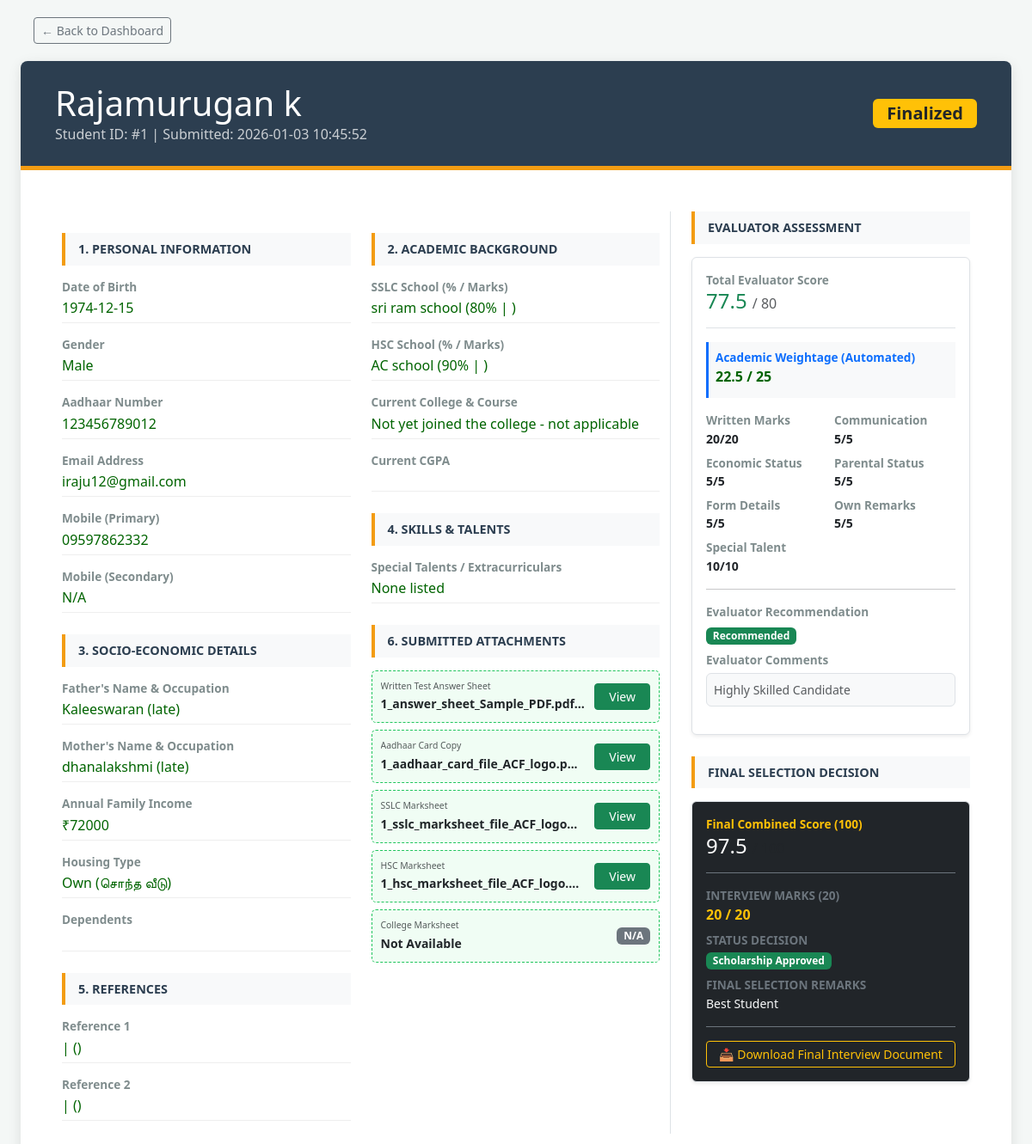
The page /view_application/1 (signed in) on the database its author committed.
### tables this page shows
CREATE TABLE applications (
        id INTEGER PRIMARY KEY AUTOINCREMENT,
        student_id INTEGER UNIQUE,
        full_name TEXT, dob TEXT, gender TEXT, 
        mobile_primary TEXT, mobile_secondary TEXT, email TEXT,
        address TEXT, district TEXT, pincode TEXT, aadhaar_number TEXT,
        aadhaar_card_file TEXT, sslc_marksheet_file TEXT, 
        hsc_marksheet_file TEXT, semester_marksheet_file TEXT,
        sslc_school TEXT, sslc_marks TEXT, sslc_percent TEXT,
        hsc_school TEXT, hsc_marks TEXT, hsc_percent TEXT,
        current_college TEXT, current_course TEXT, cgpa TEXT, semester_marks TEXT,
        father_name TEXT, father_occupation TEXT, mother_name TEXT, mother_occupation TEXT,
        dependents TEXT, annual_income TEXT, other_scholarship TEXT, 
        scholarship_details TEXT, housing_type TEXT, talents TEXT,
        ref1_name TEXT, ref1_contact TEXT, ref1_relation TEXT,
        ref2_name TEXT, ref2_contact TEXT, ref2_relation TEXT,
        written_test_pdf TEXT,
        status TEXT DEFAULT 'Submitted',
        coordinator_remarks TEXT, evaluator_score INTEGER, evaluator_remarks TEXT,
        submission_date TIMESTAMP DEFAULT CURRENT_TIMESTAMP, assigned_to INTEGER, details_marks INTEGER, comm_marks INTEGER, econ_marks INTEGER, parent_marks INTEGER, own_remarks_marks INTEGER, acad_marks INTEGER, written_marks INTEGER, talent_marks INTEGER, evaluator_recommendation TEXT, evaluator_comments TEXT, interview_marks INTEGER, final_decision TEXT, final_comments TEXT, interview_doc TEXT,
        FOREIGN KEY(student_id) REFERENCES users(id));

### app.py (the view)
@app.route('/view_application/<int:app_id>')
@login_required
def view_application(app_id):
    conn = get_db()
    app_data = conn.execute("SELECT * FROM applications WHERE id = ?", (app_id,)).fetchone()
    conn.close()
    if not app_data:
        flash("Application not found.")
        return redirect(url_for('dashboard_router'))
    if session.get('role') == 'evaluator' and app_data['assigned_to'] != session.get('user_id'):
        flash("Unauthorized access.")
        return redirect(url_for('dash_evaluator'))
    return render_template('view_full.html', app=app_data)

### app.py (called while the page is built)
def get_db():
    conn = sqlite3.connect(DB_NAME)
    conn.row_factory = sqlite3.Row
    return conn

def login_required(f):
    @wraps(f)
    def decorated_function(*args, **kwargs):
        if 'user_id' not in session:
            return redirect(url_for('login'))
        return f(*args, **kwargs)
    return decorated_function

### templates/view_full.html (shortened to what this page needs)
<!DOCTYPE html>
<html lang="en">
<head>
    <link href="https://cdn.jsdelivr.net/npm/bootstrap@5.3.0/dist/css/bootstrap.min.css" rel="stylesheet">
</head>
<body>
    <div class="container-fluid px-4">
        <a href="{{ url_for('dashboard_router') }}" class="btn btn-outline-secondary btn-sm btn-back">← Back to Dashboard</a>
        <div class="paper-container">
            <div class="header-section">
                <div class="row align-items-center">
                    <div class="col-md-8">
                        <h1 class="mb-0">{{ app['full_name'] }}</h1>
                        <p class="mb-0 opacity-75">Student ID: #{{ app['student_id'] }} | Submitted: {{ app['submission_date'] }}</p>
                    </div>
                    <div class="col-md-4 text-md-end">
                        <span class="badge bg-warning text-dark fs-5 px-3">{{ app['status'] }}</span>
                    </div>
                </div>
            </div>
            <div class="p-4 p-md-5">
                <div class="row">
                    <div class="col-lg-8 border-end">
                        <div class="row">
                            <div class="col-md-6">
                                <div class="section-title">1. Personal Information</div>
                                <p class="data-label">Date of Birth</p><p class="data-value">{{ app['dob'] }}</p>
                                <p class="data-label">Gender</p><p class="data-value">{{ app['gender'] }}</p>
                                <p class="data-label">Aadhaar Number</p><p class="data-value">{{ app['aadhaar_number'] }}</p>
                                <p class="data-label">Email Address</p><p class="data-value">{{ app['email'] }}</p>
                                <p class="data-label">Mobile (Primary)</p><p class="data-value">{{ app['mobile_primary'] }}</p>
                                <p class="data-label">Mobile (Secondary)</p><p class="data-value">{{ app['mobile_secondary'] or 'N/A' }}</p>
                                <div class="section-title">3. Socio-Economic Details</div>
                                <p class="data-label">Father's Name & Occupation</p><p class="data-value">{{ app['father_name'] }} ({{ app['father_occupation'] }})</p>
                                <p class="data-label">Mother's Name & Occupation</p><p class="data-value">{{ app['mother_name'] }} ({{ app['mother_occupation'] }})</p>
                                <p class="data-label">Annual Family Income</p><p class="data-value">₹{{ app['annual_income'] }}</p>
                                <p class="data-label">Housing Type</p><p class="data-value">{{ app['housing_type'] }}</p>
                                <p class="data-label">Dependents</p><p class="data-value">{{ app['dependents'] }}</p>
                                <div class="section-title">5. References</div>
                                <p class="data-label">Reference 1</p>
                                <p class="data-value">{{ app['ref1_name'] }} | {{ app['ref1_contact'] }} ({{ app['ref1_relation'] }})</p>
                                <p class="data-label">Reference 2</p>
                                <p class="data-value">{{ app['ref2_name'] }} | {{ app['ref2_contact'] }} ({{ app['ref2_relation'] }})</p>
                            </div>
                            <div class="col-md-6">
                                <div class="section-title">2. Academic Background</div>
                                <p class="data-label">SSLC School (% / Marks)</p>
                                <p class="data-value">{{ app['sslc_school'] }} ({{ app['sslc_percent'] }}% | {{ app['sslc_marks'] }})</p>
                                <p class="data-label">HSC School (% / Marks)</p>
                                <p class="data-value">{{ app['hsc_school'] }} ({{ app['hsc_percent'] }}% | {{ app['hsc_marks'] }})</p>
                                <p class="data-label">Current College & Course</p>
                                <p class="data-value">{{ app['current_college'] }} - {{ app['current_course'] }}</p>
                                <p class="data-label">Current CGPA</p>
                                <p class="data-value">{{ app['cgpa'] }}</p>
                                <div class="section-title">4. Skills & Talents</div>
                                <p class="data-label">Special Talents / Extracurriculars</p>
                                <p class="data-value">{{ app['talents'] or 'None listed' }}</p>
                                <div class="section-title">6. Submitted Attachments</div>
                                {% set docs = [
                                    ('written_test_pdf', 'Written Test Answer Sheet'),
                                    ('aadhaar_card_file', 'Aadhaar Card Copy'),
                                    ('sslc_marksheet_file', 'SSLC Marksheet'),
                                    ('hsc_marksheet_file', 'HSC Marksheet'),
                                    ('semester_marksheet_file', 'College Marksheet')
                                ] %}
                                <div class="row">
                                    {% for key, label in docs %}
                                    <div class="col-12">
                                        <div class="attachment-card d-flex justify-content-between align-items-center mb-2">
                                            <div class="overflow-hidden">
                                                <small class="text-muted d-block" style="font-size: 0.65rem;">{{ label }}</small>
                                                <span class="fw-bold small">{% if app[key] %}{{ app[key][:30] }}...{% else %}Not Available{% endif %}</span>
                                            </div>
                                            {% if app[key] %}
                                            <a href="{{ url_for('download', filename=app[key]) }}" target="_blank" class="btn btn-sm btn-success py-1 px-3">View</a>
                                            {% else %}
                                            <span class="badge bg-secondary">N/A</span>
                                            {% endif %}
                                        </div>
                                    </div>
                                    {% endfor %}
                                </div>
                            </div>
                        </div>
                    </div>
                    <div class="col-lg-4 ps-lg-4">
                        <div class="section-title mt-lg-0">Evaluator Assessment</div>
                        <div class="p-3 border rounded bg-white shadow-sm mb-4">
                            <div class="mb-3 border-bottom pb-2">
                                <p class="data-label mb-0">Total Evaluator Score</p>
                                <h4 class="text-success">{{ app['evaluator_score'] or '0' }} <small class="text-muted fs-6">/ 80</small></h4>
                            </div>
                            <div class="row g-2">
                                <div class="col-12 mb-2">
                                    <div class="p-2 bg-light border-start border-primary border-3">
                                        <p class="data-label mb-0 text-primary">Academic Weightage (Automated)</p>
                                        <p class="data-value mb-0 fw-bold border-0">{{ (app['hsc_percent']|float / 4)|round(2) }} / 25</p>
                                    </div>
                                </div>
                                <div class="col-6 small"><p class="data-label mb-0">Written Marks</p><b>{{ app['written_marks'] or 0 }}/20</b></div>
                                <div class="col-6 small"><p class="data-label mb-0">Communication</p><b>{{ app['comm_marks'] or 0 }}/5</b></div>
                                <div class="col-6 small"><p class="data-label mb-0">Economic Status</p><b>{{ app['econ_marks'] or 0 }}/5</b></div>
                                <div class="col-6 small"><p class="data-label mb-0">Parental Status</p><b>{{ app['parent_marks'] or 0 }}/5</b></div>
                                <div class="col-6 small"><p class="data-label mb-0">Form Details</p><b>{{ app['details_marks'] or 0 }}/5</b></div>
                                <div class="col-6 small"><p class="data-label mb-0">Own Remarks</p><b>{{ app['own_remarks_marks'] or 0 }}/5</b></div>
                                <div class="col-12 small"><p class="data-label mb-0">Special Talent</p><b>{{ app['talent_marks'] or 0 }}/10</b></div>
                            </div>
                            <hr>
                            <p class="data-label mb-1">Evaluator Recommendation</p>
                            <span class="badge {% if app['evaluator_recommendation'] == 'Recommended' %}bg-success{% elif app['evaluator_recommendation'] == 'Waitlisted' %}bg-warning text-dark{% else %}bg-danger{% endif %} mb-2">
                                {{ app['evaluator_recommendation'] or 'NOT EVALUATED' }}
                            </span>
                            <p class="data-label mb-1">Evaluator Comments</p>
                            <p class="small italic text-muted p-2 bg-light rounded border">{{ app['evaluator_comments'] or 'No comments provided.' }}</p>
                        </div>
                        {% if session['role'] in ['admin', 'coordinator'] %}
                        <div class="section-title">Final Selection Decision</div>
                        <div class="p-3 border rounded bg-dark text-white shadow-sm mb-4">
                            <div class="mb-3 border-bottom border-secondary pb-2">
                                <p class="data-label mb-0 text-warning">Final Combined Score (100)</p>
                                <h4 class="text-white">{{ (app['evaluator_score']|float + (app['interview_marks']|default(0)|float))|round(2) }} <small class="text-muted fs-6">/ 100</small></h4>
                            </div>
                            <p class="data-label mb-0 text-secondary text-uppercase small">Interview Marks (20)</p>
                            <p class="fw-bold text-warning mb-2">{{ app['interview_marks'] or 0 }} / 20</p>
                            <p class="data-label mb-0 text-secondary text-uppercase small">Status Decision</p>
                            <span class="badge {% if app['final_decision'] == 'Scholarship Approved' %}bg-success{% elif app['final_decision'] == 'Wait Listed' %}bg-primary{% else %}bg-danger{% endif %} mb-2">
                                {{ app['final_decision'] or 'PENDING' }}
                            </span>
                            <p class="data-label mb-0 text-secondary text-uppercase small">Final Selection Remarks</p>
                            <p class="small text-light mb-0">{{ app['final_comments'] or 'No final remarks.' }}</p>
                            {% if app['interview_doc'] %}
                            <div class="mt-3 pt-3 border-top border-secondary">
                                <a href="{{ url_for('download', filename=app['interview_doc']) }}" target="_blank" class="btn btn-sm btn-outline-warning w-100">
                                    📥 Download Final Interview Document
                                </a>
                            </div>
                            {% endif %}
                        </div>
                        {% endif %}
                    </div>
                </div>
            </div>
        </div>
    </div>
</body>
</html>

### templates/view_full.html (style rules this page uses)
body { background-color: #f4f7f6; font-family: 'Segoe UI', Tahoma, Geneva, Verdana, sans-serif; padding-top: 20px; }
.paper-container { background: white; border-radius: 8px; box-shadow: 0 4px 15px rgba(0,0,0,0.1); overflow: hidden; margin-bottom: 30px; }
.header-section { background: #2c3e50; color: white; padding: 25px 40px; border-bottom: 5px solid #f39c12; }
.section-title { background: #f8f9fa; border-left: 4px solid #f39c12; padding: 8px 15px; margin: 25px 0 15px 0; font-weight: bold; color: #2c3e50; text-transform: uppercase; font-size: 0.9rem; }
.data-label { font-weight: 600; color: #7f8c8d; font-size: 0.85rem; margin-bottom: 2px; }
.data-value { color: #006400; margin-bottom: 15px; border-bottom: 1px solid #eee; padding-bottom: 5px; font-weight: 500; min-height: 1.5rem; }
.attachment-card { background: #f0fdf4; border: 1px dashed #22c55e; border-radius: 5px; padding: 10px; margin-bottom: 10px; transition: 0.3s; }
.btn-back { margin-bottom: 20px; margin-left: 15px; }

### rows shown on the page
applications: full_name "Rajamurugan k", student_id "1", submission_date "2026-01-03 10:45:52", status "Finalized", dob "1974-12-15", gender "Male", aadhaar_number "123456789012", email "iraju12@gmail.com", mobile_primary "09597862332", mobile_secondary "N/A", father_name "Kaleeswaran", father_occupation "late", mother_name "dhanalakshmi", mother_occupation "late", annual_income "72000", housing_type "Own (சொந்த வீடு)", sslc_school "sri ram school", sslc_percent "80", hsc_school "AC school", hsc_percent "90", current_college "Not yet joined the college", current_course "not applicable", talents "None listed", written_test_pdf "1_answer_sheet_Sample_PDF.pdf" "1_aadhaar_card_file_ACF_logo.p" "1_sslc_marksheet_file_ACF_logo" "1_hsc_marksheet_file_ACF_logo.", evaluator_score "77.5", (app['hsc_percent']|float/4)|round(2) "22.5", written_marks "20", comm_marks "5", econ_marks "5", parent_marks "5", details_marks "5", own_remarks_marks "5", talent_marks "10", evaluator_recommendation "Recommended", evaluator_comments "Highly Skilled Candidate", evaluator_score+interview_marks "97.5", interview_marks "20", final_decision "Scholarship Approved", final_comments "Best Student"

### other values the page prints
{{ label }} "Written Test Answer Sheet" "Aadhaar Card Copy" "SSLC Marksheet" "HSC Marksheet" "College Marksheet"
